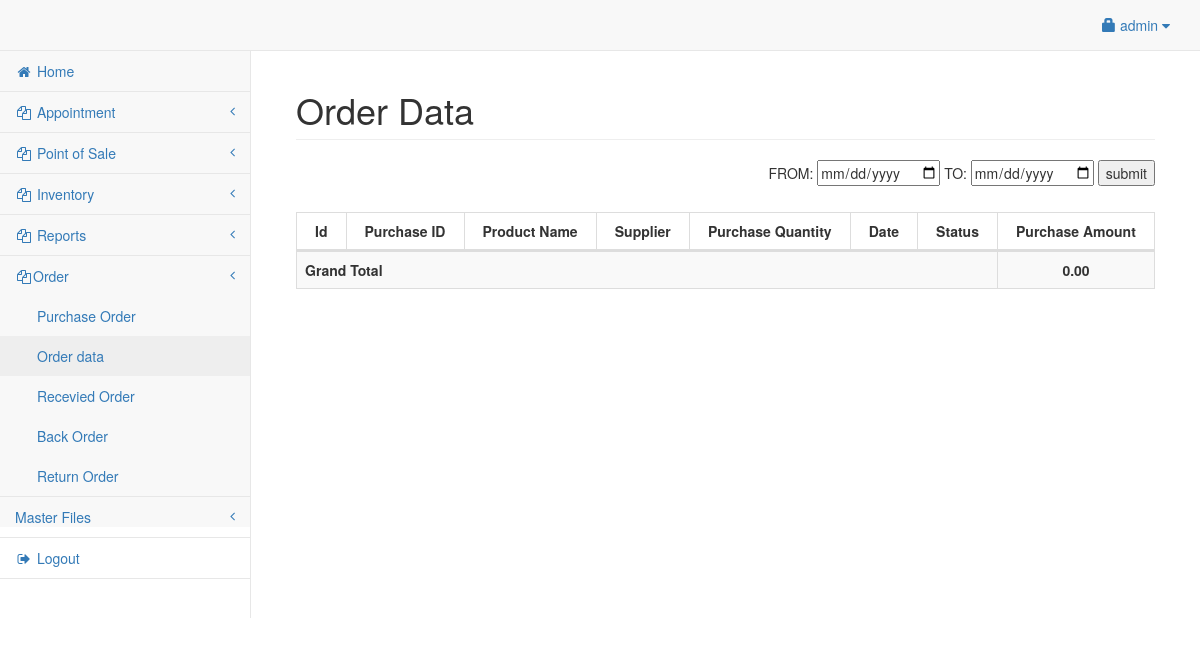
Page /admin/order.php (signed in) on the earlier database version.
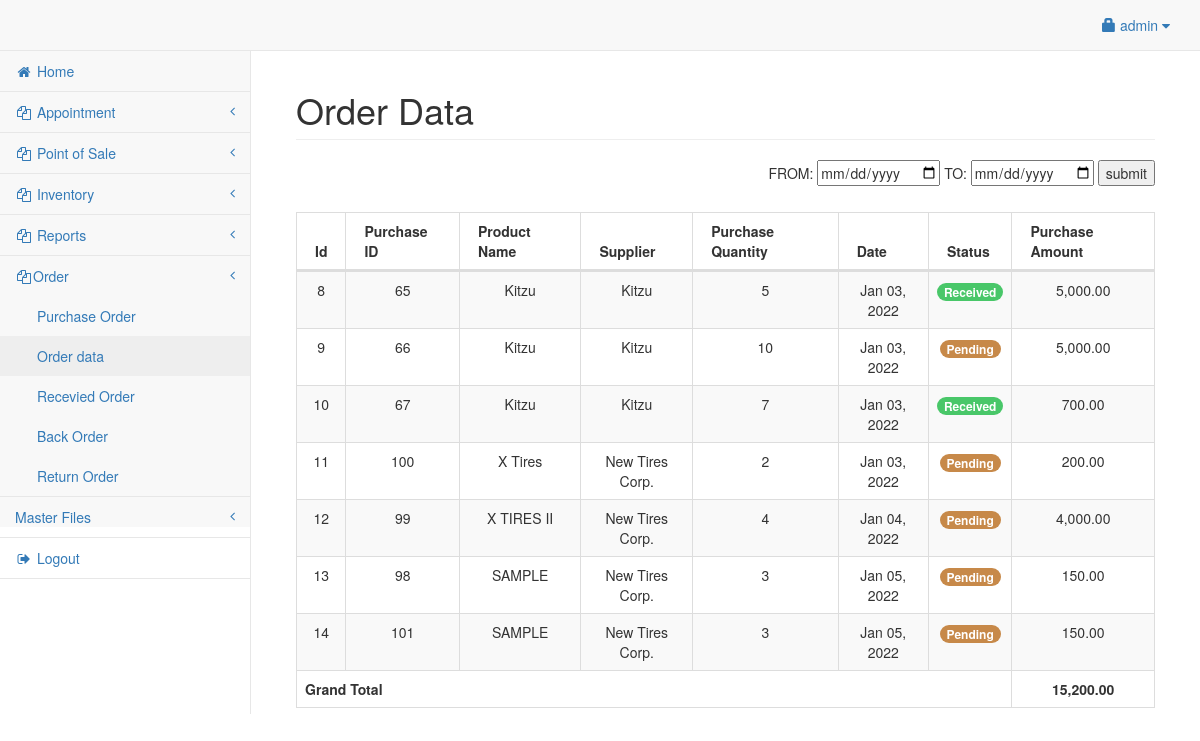
Same page on the later database version.
### tables this page shows
CREATE TABLE `purchase_final` (
  `id` int(11) NOT NULL,
  `purchase_id` int(11) NOT NULL,
  `product_id` int(11) NOT NULL,
  `total_purchase` int(11) NOT NULL,
  `quantity_purchase` int(11) NOT NULL,
  `date` date NOT NULL,
  `supplier_id` int(11) NOT NULL,
  `status` tinyint(4) DEFAULT NULL COMMENT '0 => Pending\r\n1 => Received\r\n2 => Confirm '
);

CREATE TABLE `product` (
  `productid` int(11) NOT NULL,
  `categoryid` int(11) NOT NULL,
  `barcode_id` varchar(25) NOT NULL,
  `product_name` varchar(150) NOT NULL,
  `product_price` double NOT NULL,
  `price` int(10) NOT NULL,
  `product_qty` double NOT NULL,
  `photo` varchar(200) NOT NULL,
  `supplierid` int(11) NOT NULL,
  `date` date NOT NULL,
  `about` varchar(250) NOT NULL,
  `damage_qty` double NOT NULL
);

CREATE TABLE `supplier` (
  `userid` int(11) NOT NULL,
  `company_name` varchar(50) NOT NULL,
  `company_address` varchar(150) NOT NULL,
  `contact` varchar(50) NOT NULL
);

### admin/order.php (the view, shortened to what the changed rows need)
<?php include('header.php'); ?>
<body>
    <div id="wrapper">
        <?php include('navbar.php'); ?>
        <div id="page-wrapper">
            <div class="container-fluid">
                <?php $to = date("Y-m-d");
                $total = 0;
                ?>
                <div class="row">
                    <div class="col-lg-12">
                        <h1 class="page-header">Order Data</h1>
                    </div>
                </div>
                <br>
                <div class="row">
                    <div class="col-lg-12">
                        <table width="100%" class="table table-striped table-bordered table-hover" id="salesTable">
                            <thead>
                                <tr>
                                    <th>Id</th>
                                    <th>Purchase ID</th>
                                    <th>Product Name</th>
                                    <th>Supplier</th>
                                    <th>Purchase Quantity</th>
                                    <th>Date</th>
                                    <th>Status</th>
                                    <th>Purchase Amount</th>
                                </tr>
                            </thead>
                            <tbody>
                                <?php
                                if (isset($_POST["Submit1"])) {
                                    $from = $_POST['from'];
                                    $to = $_POST['to'];
                                    $iq = mysqli_query($conn, "SELECT * FROM purchase_final  WHERE DATE(date) BETWEEN '$from' AND '$to' ORDER by date asc");
                                    while ($sqrow = mysqli_fetch_array($iq)) {
                                ?>
                                        <tr>
                                            <td class="hidden"></td>
                                            <td><?php echo $sqrow['id']; ?></td>
                                            <td>
                                                <?php echo $sqrow['purchase_id']; ?>
                                            </td>
                                            <td>
                                                <?php echo $sqrow['product_id']; ?>
                                            </td>
                                            <td>
                                                <?php echo $sqrow['supplier_id']; ?>
                                            </td>
                                            <td><?php echo date('M d, Y h:i A', strtotime($sqrow['date'])); ?></td>
                                            <td>
                                                <?php echo $sqrow['quantity_purchase']; ?>
                                            </td>
                                            <td align="right"><?php echo number_format($sqrow['total_purchase'], 2);
                                                                $total += $sqrow['total_purchase']; ?></td>
                                            <td>
                                                <?php if ($sqrow['status'] == 0) : ?>
                                                    <span class='badge badge-pill badge-warning'>Pending</span>
                                                <?php elseif ($sqrow['status'] == 1) : ?>
                                                    <span class='badge badge-pill badge-primary'>Received</span>
                                                <?php elseif ($sqrow['status'] == 2) : ?>
                                                    <span class='badge badge-pill badge-info'>Confirm</span>
                                                <?php endif; ?>
                                            </td>
                                        </tr>
                                    <?php    } ?>
                                    <tr>
                                        <td colspan="7"><strong>Grand Total</strong></span></td>
                                        <td><strong><span class="pull-right"><?php echo number_format($total, 2) ?></span><strong></td>
                                    </tr>
                                    <?php
                                } else {
                                    $sq = mysqli_query($conn, "SELECT * FROM purchase_final a join product b on b.productid=a.product_id
                                    join supplier c on c.userid=b.supplierid  ORDER by id asc");
                                    while ($sqrow = mysqli_fetch_array($sq)) {
                                    ?>
                                        <tr>
                                            <td>
                                                <center><?php echo $sqrow['id']; ?></center>
                                            </td>
                                            <td>
                                                <center>
                                                    <?php echo $sqrow['purchase_id']; ?></center>
                                            </td>
                                            <td>
                                                <center>
                                                    <?php echo $sqrow['product_name']; ?></center>
                                            </td>
                                            <td>
                                                <center>
                                                    <?php echo $sqrow['company_name']; ?></center>
                                            </td>
                                            <td>
                                                <center>
                                                    <?php echo $sqrow['quantity_purchase']; ?></center>
                                            </td>
                                            <td>
                                                <center><?php echo date('M d, Y ', strtotime($sqrow['date'])); ?></center>
                                            </td>
                                            <td>
                                                <center>
                                                    <?php if ($sqrow['status'] == 0) : ?>
                                                        <span class='badge badge-pill' style='background:#c78949 '>Pending</span>
                                                    <?php elseif ($sqrow['status'] == 1) : ?>
                                                        <span class='badge badge-pill' style='background:#49c769 '>Received</span>
                                                    <?php elseif ($sqrow['status'] == 2) : ?>
                                                        <span class='badge badge-pill' style='background:#49a7c7 '>Cancelled</span>
                                                    <?php endif; ?>
                                                </center>
                                            </td>
                                            <td>
                                                <center><?php echo number_format($sqrow['total_purchase'], 2);
                                                        $total += $sqrow['total_purchase']; ?></center>
                                            </td>
                                        <?php
                                    }
                                        ?>
                                        <tr>
                                            <td colspan="7"><strong>Grand Total</strong></span></td>
                                            <td>
                                                <center><strong><span><?php echo number_format($total, 2) ?></span><strong></center>
                                            </td>
                                        </tr>
                                    <?php
                                }
                                    ?>
                            </tbody>
                        </table>
                    </div>
                </div>
            </div>
        </div>
    </div>
</body>
</html>

Differences in the rows shown:
added purchase_final: id "8", purchase "65", product.product_name "Kitzu", supplier.company_name "Kitzu", quantity_purchase "5", product.date "Jan 03, 2022", status "Received", total_purchase "5,000.00"
added purchase_final: id "9", purchase "66", product.product_name "Kitzu", supplier.company_name "Kitzu", quantity_purchase "10", product.date "Jan 03, 2022", status "Pending", total_purchase "5,000.00"
added purchase_final: id "10", purchase "67", product.product_name "Kitzu", supplier.company_name "Kitzu", quantity_purchase "7", product.date "Jan 03, 2022", status "Received", total_purchase "700.00"
added purchase_final: id "11", purchase "100", product.product_name "X Tires", supplier.company_name "New Tires Corp.", quantity_purchase "2", product.date "Jan 03, 2022", status "Pending", total_purchase "200.00"
added purchase_final: id "12", purchase "99", product.product_name "X TIRES II", supplier.company_name "New Tires Corp.", quantity_purchase "4", product.date "Jan 04, 2022", status "Pending", total_purchase "4,000.00"
added purchase_final: id "13", purchase "98", product.product_name "SAMPLE", supplier.company_name "New Tires Corp.", quantity_purchase "3", product.date "Jan 05, 2022", status "Pending", total_purchase "150.00"
added purchase_final: id "14", purchase "101", product.product_name "SAMPLE", supplier.company_name "New Tires Corp.", quantity_purchase "3", product.date "Jan 05, 2022", status "Pending", total_purchase "150.00"
Other differences:
$total: "0.00" → "15,200.00"
